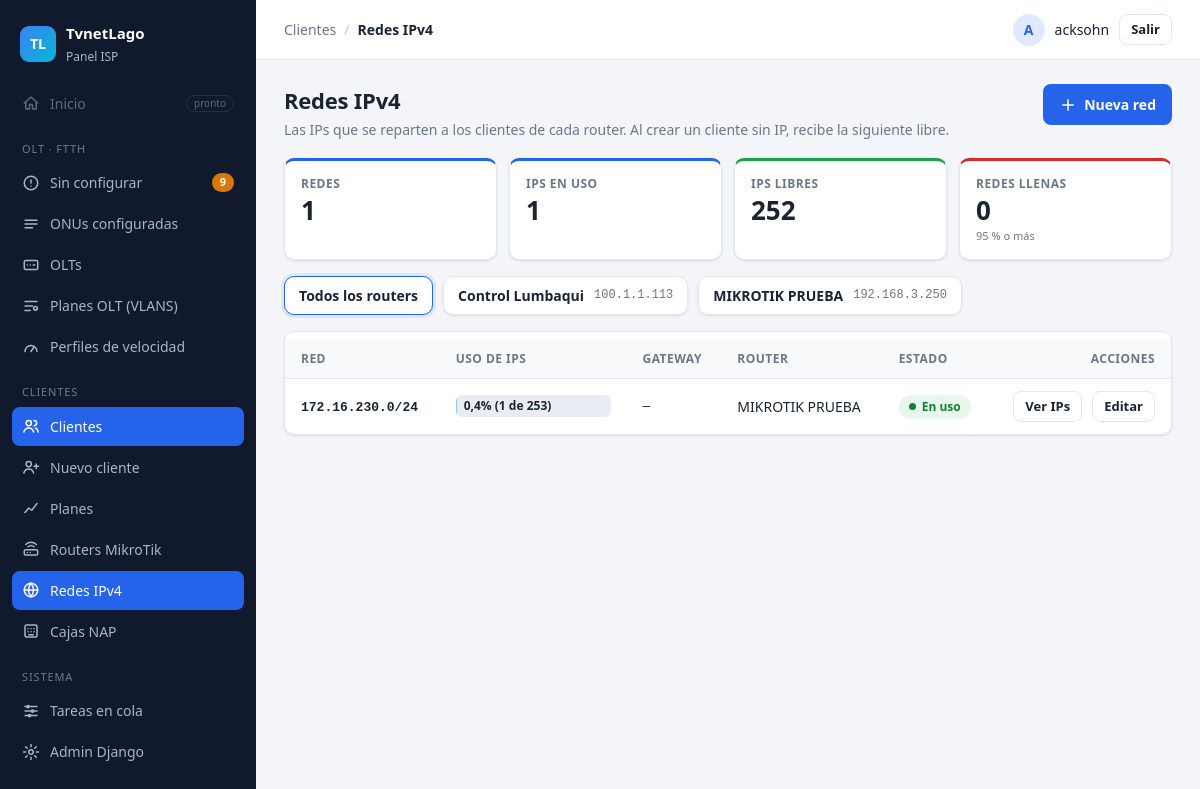
Screenshot of /redes/ (signed in) with the database file from the repository.
### Aplicaciones/ServerMikro/models.py (models this page shows, shortened)
class Router(models.Model):
    METODOS = [("api_ssl", "API-SSL (cifrada, puerto 8729)"),
               ("api", "API sin cifrar (puerto 8728)"),
               ("rest", "REST por HTTPS (www-ssl, puerto 443)")]
    nombre = models.CharField(max_length=100)
    ip = models.GenericIPAddressField()
    usuario = models.CharField(max_length=50, default="django-api")
    clave = models.CharField(max_length=100)  # TEMPORAL: luego la ciframos
    metodo = models.CharField("Conexión", max_length=8, choices=METODOS, default="rest")
    puerto = models.PositiveIntegerField(null=True, blank=True,
                                         help_text="Vacío = el puerto normal del método (8729, 8728 o 443)")
    huella_ssl = models.CharField("Huella SHA-256 del certificado", max_length=100, blank=True,
                                  help_text="Opcional, solo API-SSL. Si la pones, se comprueba en cada conexión.")
    huella_vista = models.CharField(max_length=64, blank=True,
                                    help_text="Huella que presentó el MikroTik en la última prueba")
    ACCIONES = [("", "—"), ("info", "Leyendo info del router")]
    modelo = models.CharField(max_length=60, blank=True)
    version = models.CharField(max_length=40, blank=True)
    encendido_desde = models.DateTimeField(null=True, blank=True)
    cpu = models.PositiveSmallIntegerField("CPU %", null=True, blank=True)
    memoria_libre = models.PositiveSmallIntegerField("Memoria libre %", null=True, blank=True)
    ppp_activos = models.PositiveIntegerField("PPPoE conectados", null=True, blank=True)
    conectado = models.BooleanField(null=True, blank=True)
    info_leida = models.DateTimeField(null=True, blank=True)
    accion_pendiente = models.CharField(max_length=10, choices=ACCIONES, blank=True, default="")
    accion_desde = models.DateTimeField(null=True, blank=True)
    ultimo_error = models.TextField(blank=True)

class RedIPv4(models.Model):
    nombre = models.CharField(max_length=60, blank=True, help_text="Vacío = la red, ej. 172.16.130.0/24")
    router = models.ForeignKey(Router, on_delete=models.PROTECT, related_name="redes")
    red = models.GenericIPAddressField("Red", protocol="IPv4")
    cidr = models.PositiveSmallIntegerField("CIDR", default=24)
    gateway = models.GenericIPAddressField(
        "IP del MikroTik (gateway)", protocol="IPv4", null=True, blank=True,
        help_text="La IP del router en esta red. Se usa como local-address del PPPoE y nunca se "
                  "da a un cliente. Vacío = no se envía local-address (usa la del perfil).")
    reservadas = models.TextField(
        "IPs reservadas", blank=True,
        help_text="No se dan a clientes. Separadas por coma; rangos con guion. "
                  "Ej: 172.16.130.2, 172.16.130.250-172.16.130.254")
    activa = models.BooleanField("Usar para clientes nuevos", default=True)
    creada = models.DateTimeField(auto_now_add=True)
    class Meta:
        verbose_name = "red IPv4"
        verbose_name_plural = "redes IPv4"
        ordering = ["router__nombre", "red"]
        constraints = [models.UniqueConstraint(fields=["red", "cidr"], name="red_ipv4_unica")]
    @property
    def cidr_texto(self):
        return f"{self.red}/{self.cidr}"
    @property
    def red_ip(self):
        import ipaddress
        return ipaddress.IPv4Network(self.cidr_texto, strict=False)
    @property
    def total(self):
        r = self.red_ip
        return r.num_addresses if r.prefixlen >= 31 else r.num_addresses - 2
    def bloqueadas(self):
        import ipaddress
        s = _parsear_reservadas(self.reservadas)
        if self.gateway:
            s.add(ipaddress.IPv4Address(self.gateway))
        elif self.red_ip.prefixlen <= 30:
            s.add(next(iter(self.red_ip.hosts())))
        return {ip for ip in s if ip in self.red_ip}

### Aplicaciones/ServerMikro/views.py (the view)
# urls.py: path("redes/", views.redes, name="redes"),
@login_required
def redes(request):
    lista = list(RedIPv4.objects.select_related("router"))
    router_id = request.GET.get("router", "")
    if router_id.isdigit():
        lista = [r for r in lista if r.router_id == int(router_id)]
    lista.sort(key=lambda r: (r.router.nombre, int(r.red_ip.network_address)))
    _uso(lista)
    return render(request, "redes/lista.html", {
        "redes": lista, "routers": Router.objects.order_by("nombre"), "router_id": router_id,
        "resumen": {"redes": len(lista), "usadas": sum(r.usadas for r in lista),
                    "libres": sum(r.libres for r in lista),
                    "llenas": sum(1 for r in lista if r.porcentaje >= 95)},
    })

### Aplicaciones/ServerMikro/models.py (called while the page is built, shortened)
def _parsear_reservadas(texto):
    import ipaddress
    salida = set()
    for parte in (texto or "").replace(";", ",").replace("\n", ",").split(","):
        parte = parte.strip()
        if not parte:
            continue
    return salida

def ips_de_clientes(excluir_pk=None):
    import ipaddress
    qs = Cliente.objects.all()
    if excluir_pk:
        qs = qs.exclude(pk=excluir_pk)
    salida = set()
    for ip in qs.values_list("ip", flat=True):
        try:
            salida.add(ipaddress.IPv4Address(ip))
        except ValueError:
            pass  # IPv6 u otra cosa rara: no cuenta
    return salida

### Aplicaciones/ServerMikro/views.py (called while the page is built)
def _uso(redes):
    usadas = ips_de_clientes()
    for r in redes:
        net = r.red_ip
        r.usadas = sum(1 for ip in usadas if ip in net)
        r.n_bloqueadas = len(r.bloqueadas())
        r.disponibles = max(r.total - r.n_bloqueadas, 0)
        r.libres = max(r.disponibles - r.usadas, 0)
        r.porcentaje = round(r.usadas * 100 / r.disponibles, 1) if r.disponibles else 100.0
        r.color = "rojo" if r.porcentaje >= 95 else "naranja" if r.porcentaje >= 75 else "azul"
    return redes

### Aplicaciones/ServerOLT/context_processors.py (called while the page is built)
def menu(request):
    if not request.user.is_authenticated:
        return {}
    return {"menu_pendientes": ONU.objects.filter(estado="sin_autorizar").count()}

### Aplicaciones/ServerMikro/templates/redes/lista.html (shortened to what this page needs)
{% extends "panel/base.html" %}
{% block migas %}<span>Clientes</span><span class="sep">/</span><strong>Redes IPv4</strong>{% endblock %}
{% block contenido %}
<div class="cabecera">
  <div>
    <h1>Redes IPv4</h1>
    <p class="sub">Las IPs que se reparten a los clientes de cada router. Al crear un cliente sin IP, recibe la siguiente libre.</p>
  </div>
  {% if perms.ServerMikro.add_redipv4 %}
  <a class="btn btn-primario" href="{% url 'clientes:red_nueva' %}{% if router_id %}?router={{ router_id }}{% endif %}">
    <svg viewBox="0 0 24 24"><path d="M12 5v14M5 12h14"/></svg> Nueva red
  </a>
  {% endif %}
</div>
<div class="resumen">
  <div class="kpi"><span class="kpi-titulo">Redes</span><span class="kpi-valor">{{ resumen.redes }}</span></div>
  <div class="kpi"><span class="kpi-titulo">IPs en uso</span><span class="kpi-valor">{{ resumen.usadas }}</span></div>
  <div class="kpi kpi-verde"><span class="kpi-titulo">IPs libres</span><span class="kpi-valor">{{ resumen.libres }}</span></div>
  <div class="kpi kpi-rojo"><span class="kpi-titulo">Redes llenas</span><span class="kpi-valor">{{ resumen.llenas }}</span><span class="kpi-nota">95 % o más</span></div>
</div>
<div class="olts">
  <a class="olt-chip {% if not router_id %}activo{% endif %}" href="?"><span class="olt-nombre">Todos los routers</span></a>
  {% for r in routers %}
  <a class="olt-chip {% if router_id == r.pk|stringformat:'d' %}activo{% endif %}" href="?router={{ r.pk }}">
    <span class="olt-nombre">{{ r.nombre }}</span><span class="olt-host">{{ r.ip }}</span>
  </a>
  {% endfor %}
</div>
<div class="tarjeta">
  <div class="tabla-scroll">
  <table class="tabla">
    <thead><tr>
      <th>Red</th><th>Uso de IPs</th><th class="ocultar-movil">Gateway</th><th>Router</th>
      <th class="ocultar-movil">Estado</th><th class="der">Acciones</th>
    </tr></thead>
    <tbody>
    {% for r in redes %}
      <tr>
        <td><a class="enlace-fila mono" href="{% url 'clientes:red_detalle' r.pk %}">{{ r.cidr_texto }}</a>
          {% if r.nombre %}<div class="tenue chico">{{ r.nombre }}</div>{% endif %}</td>
        <td style="min-width:180px">
          <div class="uso uso-{{ r.color }}" title="{{ r.usadas }} usadas · {{ r.libres }} libres · {{ r.n_bloqueadas }} reservadas">
            <span>{{ r.porcentaje }}% ({{ r.usadas }} de {{ r.disponibles }})</span>
          </div>
        </td>
        <td class="ocultar-movil mono">{{ r.gateway|default:"—" }}</td>
        <td>{{ r.router.nombre }}</td>
        <td class="ocultar-movil">{% if r.activa %}<span class="estado estado-ok"><i class="punto"></i>En uso</span>{% else %}<span class="estado estado-gris"><i class="punto"></i>No se asigna</span>{% endif %}</td>
        <td class="der"><div class="acciones-fila">
          <a class="btn btn-fantasma btn-sm" href="{% url 'clientes:red_detalle' r.pk %}">Ver IPs</a>
          {% if perms.ServerMikro.change_redipv4 %}<a class="btn btn-fantasma btn-sm" href="{% url 'clientes:red_editar' r.pk %}">Editar</a>{% endif %}
        </div></td>
      </tr>
    {% endfor %}
    </tbody>
  </table>
  </div>
</div>
{% endblock %}

### templates/panel/base.html (shortened to what this page needs)
{% load static %}<!DOCTYPE html>
<html lang="es">
<head>
  <link rel="stylesheet" href="{% static 'vendor/select2/select2.min.css' %}">
  <link rel="stylesheet" href="{% static 'css/panel.css' %}">
</head>
<body>
<div class="app">
  <aside class="sidebar" id="sidebar">
    <div class="marca">
      <span class="marca-logo">TL</span>
      <div><strong>TvnetLago</strong><small>Panel ISP</small></div>
    </div>
    {% with ruta=request.resolver_match.view_name %}
    <nav>
      <a class="item deshabilitado" title="Próximamente">
        <svg viewBox="0 0 24 24"><path d="M3 12l9-8 9 8M5 10v10h5v-6h4v6h5V10"/></svg>
        Inicio <span class="pronto">pronto</span>
      </a>
      <p class="seccion">OLT · FTTH</p>
      <a class="item {% if ruta == 'olt:sin_configurar' or ruta == 'olt:autorizar' %}activo{% endif %}"
         href="{% url 'olt:sin_configurar' %}">
        <svg viewBox="0 0 24 24"><circle cx="12" cy="12" r="9"/><path d="M12 8v4M12 16h.01"/></svg>
        Sin configurar
        <span id="menu-pendientes" data-vivo class="contador-caja">{% if menu_pendientes %}<span class="contador">{{ menu_pendientes }}</span>{% endif %}</span>
      </a>
      <a class="item {% if ruta == 'olt:configuradas' or ruta == 'olt:detalle_onu' %}activo{% endif %}" href="{% url 'olt:configuradas' %}">
        <svg viewBox="0 0 24 24"><path d="M4 7h16M4 12h16M4 17h10"/></svg>
        ONUs configuradas
      </a>
      <a class="item {% if ruta == 'olt:olts' or ruta == 'olt:detalle_olt' or ruta == 'olt:olt_nueva' or ruta == 'olt:olt_editar' %}activo{% endif %}" href="{% url 'olt:olts' %}">
        <svg viewBox="0 0 24 24"><rect x="3" y="6" width="18" height="12" rx="2"/><path d="M7 12h.01M11 12h.01M15 12h2"/></svg>
        OLTs
      </a>
      <a class="item {% if ruta == 'olt:planes_olt' or ruta == 'olt:plan_olt_nuevo' or ruta == 'olt:plan_olt_editar' %}activo{% endif %}" href="{% url 'olt:planes_olt' %}">
        <svg viewBox="0 0 24 24"><path d="M4 6h16M4 12h10M4 18h7"/><circle cx="18" cy="15" r="2.5"/></svg>
        Planes OLT (VLANS)
      </a>
      <a class="item {% if ruta == 'olt:velocidades' or ruta == 'olt:velocidad_nueva' or ruta == 'olt:velocidad_editar' %}activo{% endif %}" href="{% url 'olt:velocidades' %}">
        <svg viewBox="0 0 24 24"><path d="M4 18a8 8 0 1 1 16 0"/><path d="M12 18l4-6"/></svg>
        Perfiles de velocidad
      </a>
      <p class="seccion">Clientes</p>
      <a class="item {% if request.resolver_match.namespace == 'clientes' and ruta != 'clientes:nuevo' and 'plan' not in ruta and 'router' not in ruta %}activo{% endif %}" href="{% url 'clientes:lista' %}">
        <svg viewBox="0 0 24 24"><circle cx="9" cy="8" r="3.5"/><path d="M2.5 20c.8-3.5 3.3-5.5 6.5-5.5s5.7 2 6.5 5.5M16 4.5a3.5 3.5 0 010 7M18 14.6c1.9.7 3 2.6 3.5 5.4"/></svg>
        Clientes
      </a>
      {% if perms.ServerMikro.add_cliente %}
      <a class="item {% if ruta == 'clientes:nuevo' %}activo{% endif %}" href="{% url 'clientes:nuevo' %}">
        <svg viewBox="0 0 24 24"><circle cx="9" cy="8" r="3.5"/><path d="M2.5 20c.8-3.5 3.3-5.5 6.5-5.5s5.7 2 6.5 5.5M19 8v6M16 11h6"/></svg>
        Nuevo cliente
      </a>
      {% endif %}
      <a class="item {% if ruta == 'clientes:planes' or ruta == 'clientes:plan_nuevo' or ruta == 'clientes:plan_editar' %}activo{% endif %}" href="{% url 'clientes:planes' %}">
        <svg viewBox="0 0 24 24"><path d="M4 18l5-6 4 3 7-9"/></svg>
        Planes
      </a>
      <a class="item {% if 'router' in ruta %}activo{% endif %}" href="{% url 'clientes:routers' %}">
        <svg viewBox="0 0 24 24"><rect x="3" y="13" width="18" height="7" rx="2"/><path d="M7 16.5h.01M11 16.5h.01M8 9a6 6 0 018 0M5 6a10 10 0 0114 0"/></svg>
        Routers MikroTik
      </a>
      <a class="item {% if ruta == 'clientes:redes' or 'clientes:red_' in ruta %}activo{% endif %}" href="{% url 'clientes:redes' %}">
        <svg viewBox="0 0 24 24"><circle cx="12" cy="12" r="9"/><path d="M3 12h18M12 3a14 14 0 010 18M12 3a14 14 0 000 18"/></svg>
        Redes IPv4
      </a>
      <a class="item {% if 'clientes:nap' in ruta %}activo{% endif %}" href="{% url 'clientes:naps' %}">
        <svg viewBox="0 0 24 24"><rect x="4" y="4" width="16" height="16" rx="2"/><path d="M8 9h.01M12 9h.01M16 9h.01M8 13h.01M12 13h.01M16 13h.01M9 17h6"/></svg>
        Cajas NAP
      </a>
      <p class="seccion">Sistema</p>
      <a class="item {% if ruta == 'tareas:lista' %}activo{% endif %}" href="{% url 'tareas:lista' %}">
        <svg viewBox="0 0 24 24"><path d="M4 6h16M4 12h16M4 18h16"/><circle cx="8" cy="6" r="1.5"/><circle cx="14" cy="12" r="1.5"/><circle cx="10" cy="18" r="1.5"/></svg>
        Tareas en cola
      </a>
      {% if user.is_staff %}
      <a class="item" href="{% url 'admin:index' %}">
        <svg viewBox="0 0 24 24"><circle cx="12" cy="12" r="3"/><path d="M12 2v3M12 19v3M2 12h3M19 12h3M4.9 4.9L7 7M17 17l2.1 2.1M4.9 19.1L7 17M17 7l2.1-2.1"/></svg>
        Admin Django
      </a>
      {% endif %}
    </nav>
    {% endwith %}
  </aside>
  <div class="principal">
    <header class="topbar">
      <div class="migas">{% block migas %}{% endblock %}</div>
      {% if user.is_authenticated %}
      <form method="post" action="{% url 'logout' %}" class="usuario">
        <span class="avatar">{{ user.username|slice:":1"|upper }}</span>
        <span class="usuario-nombre">{{ user.username }}</span>
        <button type="submit" class="btn btn-fantasma btn-sm">Salir</button>
      </form>
      {% endif %}
    </header>
    <main class="contenido">
      {% block contenido %}{% endblock %}
    </main>
  </div>
</div>
</body>
</html>

### rows the page displays
Router: nombre "Control Lumbaqui", ip "100.1.1.113"
Router: nombre "MIKROTIK PRUEBA", ip "192.168.3.250"
RedIPv4: cidr_texto "172.16.230.0/24", porcentaje "0,4", usadas "1", disponibles "253", gateway "—", router.nombre "MIKROTIK PRUEBA", activa True (drawn)

### other values shown
{{ menu_pendientes }} "9"
{{ user.username|slice:":1"|upper }} "A"
{{ user.username }} "acksohn"
{{ resumen.redes }} "1"
{{ resumen.usadas }} "1"
{{ resumen.libres }} "252"
{{ resumen.llenas }} "0"
